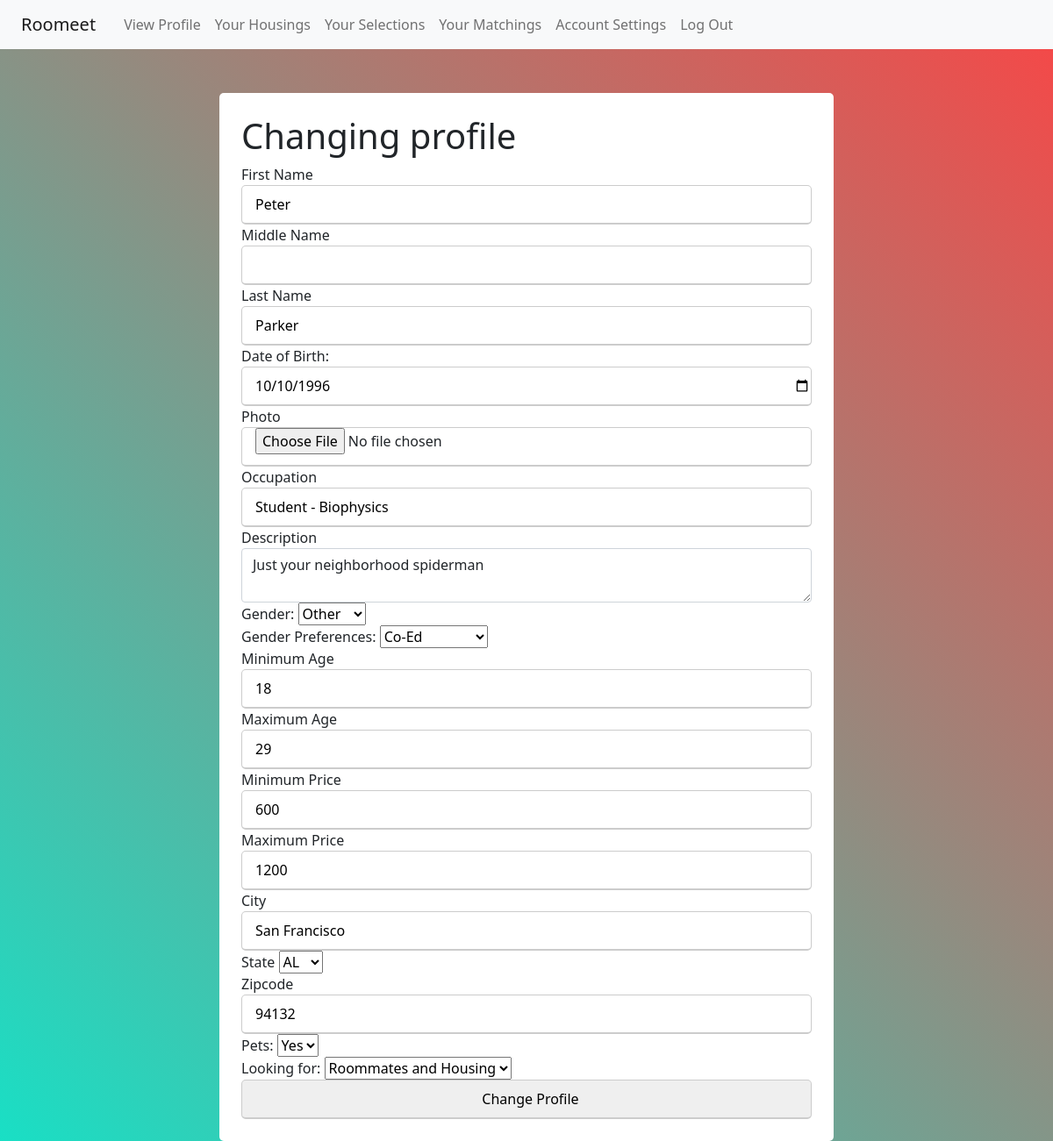
Screenshot of /changeprofile (signed in) with the database file from the repository.
### tables this page shows
CREATE TABLE profile (
  user_id INTEGER NOT NULL,

  first_name TEXT NOT NULL,
  middle_name TEXT, 
  last_name TEXT NOT NULL,

  photo BLOB NOT NULL, 

  dob TEXT NOT NULL,

  occupation TEXT NOT NULL,
  description TEXT,

  gender TEXT NOT NULL,
  genderPref TEXT NOT NULL,

  ageMin INTEGER NOT NULL,
  ageMax INTEGER NOT NULL,

  priceMin INTEGER NOT NULL, 
  priceMax INTEGER NOT NULL,

  pets TEXT NOT NULL,

  city TEXT NOT NULL,
  state TEXT NOT NULL,
  zipcode INTEGER NOT NULL,

  looking TEXT NOT NULL, 

  FOREIGN KEY (user_id) REFERENCES user (id)
);

### flaskr/roommeet.py (the view, shortened to what this page needs)
@bp.route('/changeprofile', methods=('GET', 'POST'))
@login_required
def change_profile():
    user_id = session.get('user_id')
    profile = get_profile(user_id)
    photopath = 'images/profiles/'+profile['photo']
    db = get_db()
    error = None
    return render_template('profile/changeprofile.html', profile=profile, photopath=photopath)

### flaskr/auth.py (called while the page is built)
@bp.before_app_request
def load_logged_in_user():
    user_id = session.get('user_id')
    if user_id is None:
        g.user = None
    else:
        g.user = get_db().execute(
            'SELECT * FROM user WHERE id = ?', (user_id,)
        ).fetchone()

def login_required(view):
    @functools.wraps(view)
    def wrapped_view(**kwargs):
        if g.user is None:
            return redirect(url_for('auth.login'))
        return view(**kwargs)
    return wrapped_view

### flaskr/db.py (called while the page is built)
def get_db():
    if 'db' not in g:
        g.db = sqlite3.connect(
            current_app.config['DATABASE'],
            detect_types=sqlite3.PARSE_DECLTYPES
        )
        g.db.row_factory = sqlite3.Row
    return g.db

### flaskr/roommeet.py (called while the page is built)
def get_profile(id):
    profile = get_db().execute(
        'SELECT * FROM profile WHERE user_id = ?', (id,)
    ).fetchone()
    if profile is None:
        abort(404, f"Profile doesn't exist. Create a profile.")
    return profile

### flaskr/templates/profile/changeprofile.html (shortened to what this page needs)
{% extends 'base.html' %}
{% block content %}
  <div class="boxed">
    <div class="container">
      <div class= "user-details">
        <form method="post" enctype = "multipart/form-data">
          <form method="post"  enctype = "multipart/form-data">
            <h1>Changing profile</h1>
            <div class = "input-box">
              <label for="fname">First Name</label>
              <input name="fname" id="fname" value="{{ profile['first_name'] }}">
            <label for="mname">Middle Name</label>
            <input name="mname" id="mname" value="{{ profile['middle_name'] }}">
            <label for="lname">Last Name</label>
            <input name="lname" id="lname" value="{{ profile['last_name'] }}">
            <label for="dob">Date of Birth:</label>
            <input type="date" id="dob" name="dob" value="{{ profile['dob'] }}">
            <div>
              <label for="photo">Photo</label>
              <input type="file" id="photo" name="photo" value="{{ url_for('static', filename=photopath ) }}"  accept="image/*" }}>
            </div>
            <label for="occupation">Occupation</label>
            <input name="occupation" id="occupation" value="{{ profile['occupation'] }}">
            <div class = "form-group">
              <label for="description">Description</label>
              <textarea name="description" id="description"  class ="form-control">{{ profile['description'] }}</textarea>
            </div>
            <div class = "input-box">
              <label for="gender">Gender:</label>
              <select name="gender" id="gender">
                <option value="O">Other</option>
              </select>
            </div>
            <div class = "input-box">
              <label for="genderPref">Gender Preferences:</label>
              <select name="genderPref" id="genderPref">
                <option value="C">Co-Ed</option>
              </select>
            </div>
            <label for="minage">Minimum Age</label>
            <input name="minage" type="number" id="minage" value="{{ profile['ageMin'] }}">
            <label for="minage">Maximum Age</label>
            <input name="maxage" type="number" id="maxage" value="{{ profile['ageMax'] }}">
            <label for="minprice">Minimum Price</label>
            <input name="minprice" type="number" id="minprice" value="{{ profile['priceMin'] }}">
            <label for="maxprice">Maximum Price</label>
            <input name="maxprice" type="number" id="maxprice" value="{{ profile['priceMax'] }}">
            <label for="city">City</label>
            <input name="city" id="city" value="{{ profile['city'] }}">
            <div class = "input-box">
              <label for="state">State</label>
              <select name="state" id="state">
                <option value="AL">AL</option>
              </select>
            </div>
            <label for="zipcode">Zipcode</label>
            <input name="zipcode" type="number" id="zipcode" value="{{ profile['zipcode'] }}">
            <div class = "input-box">
              <label for="pets">Pets:</label>
              <select name="pets" id="pets">
                <option value="Y">Yes</option>
              </select>
            </div>
            <div class = "input-box">
              <label for="looking">Looking for: </label>
              <select name="looking" id="looking">
                <option value="B">Roommates and Housing</option>
              </select>
            </div>
            <input type="submit" value="Change Profile">
        </form>
      </div>
    </div>
  </div>
{% endblock %}

### flaskr/static/main.css (style rules this page uses)
.boxed { margin-top: 50px; display: flex; justify-content: center; align-items: center; }
.boxed .container { max-width: 700px; width: 100%; background: #fff; padding: 25px; border-radius: 5px; }
.user-details .input-box input { height: 45px; width: 100%; outline: none; border-radius: 5px; border: 1px solid #ccc; padding-left: 15px; font-size: 16px; border-bottom-width: 2px; transition: all 0.3s ease; }

### rows the page displays
profile: fname "Peter", lname "Parker", dob "10/10/1996", occupation "Student - Biophysics", description "Just your neighborhood spiderman", minage "18", maxage "29", minprice "600", maxprice "1200", city "San Francisco", zipcode "94132"
